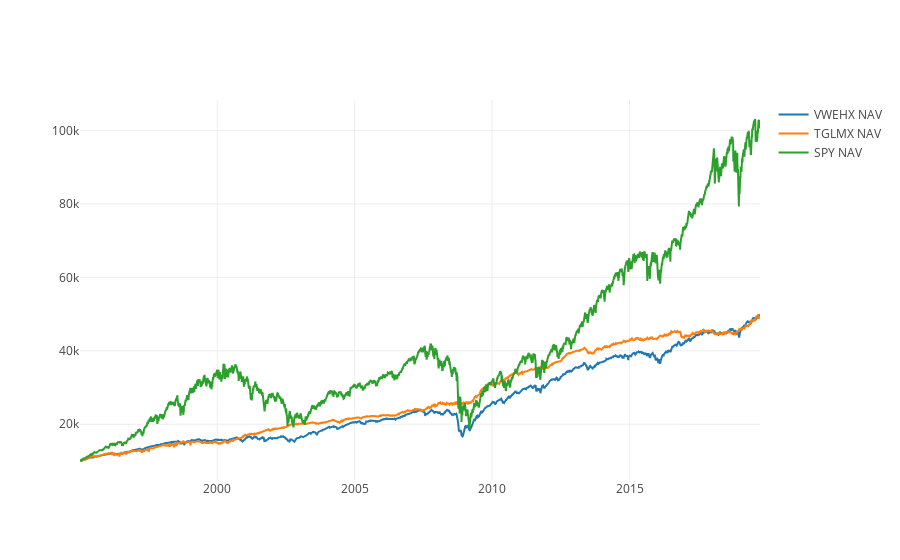

The cell this chart's notebook holds for it:
### Code cell
price_chart(['VWEHX', 'TGLMX', 'SPY'], investment= 10000, sdate='1995-01-01', edate='2019-10-01', ptype='Adj Close')

### Figure 1 — Plotly figure (JSON) as saved in the notebook; plotly's stock layout.template omitted (floating-point values rounded to 4 significant figures; data arrays with more than 128 entries replaced by an {"elided": "..."} marker saying what was removed)
{"data": [{"name": "VWEHX NAV", "type": "scatter", "uid": "419a7dd0-810a-4f94-8876-b76f2c01da2c", "x": {"elided": "6231 str values"}, "y": {"elided": "6231 float values"}}, {"name": "TGLMX NAV", "type": "scatter", "uid": "da655346-a425-43a0-a9a3-8d723afd6048", "x": {"elided": "6231 str values"}, "y": {"elided": "6231 float values"}}, {"name": "SPY NAV", "type": "scatter", "uid": "3dcf0180-bc8e-4738-ba75-a590f4d22909", "x": {"elided": "6231 str values"}, "y": {"elided": "6231 float values"}}], "layout": {}}
